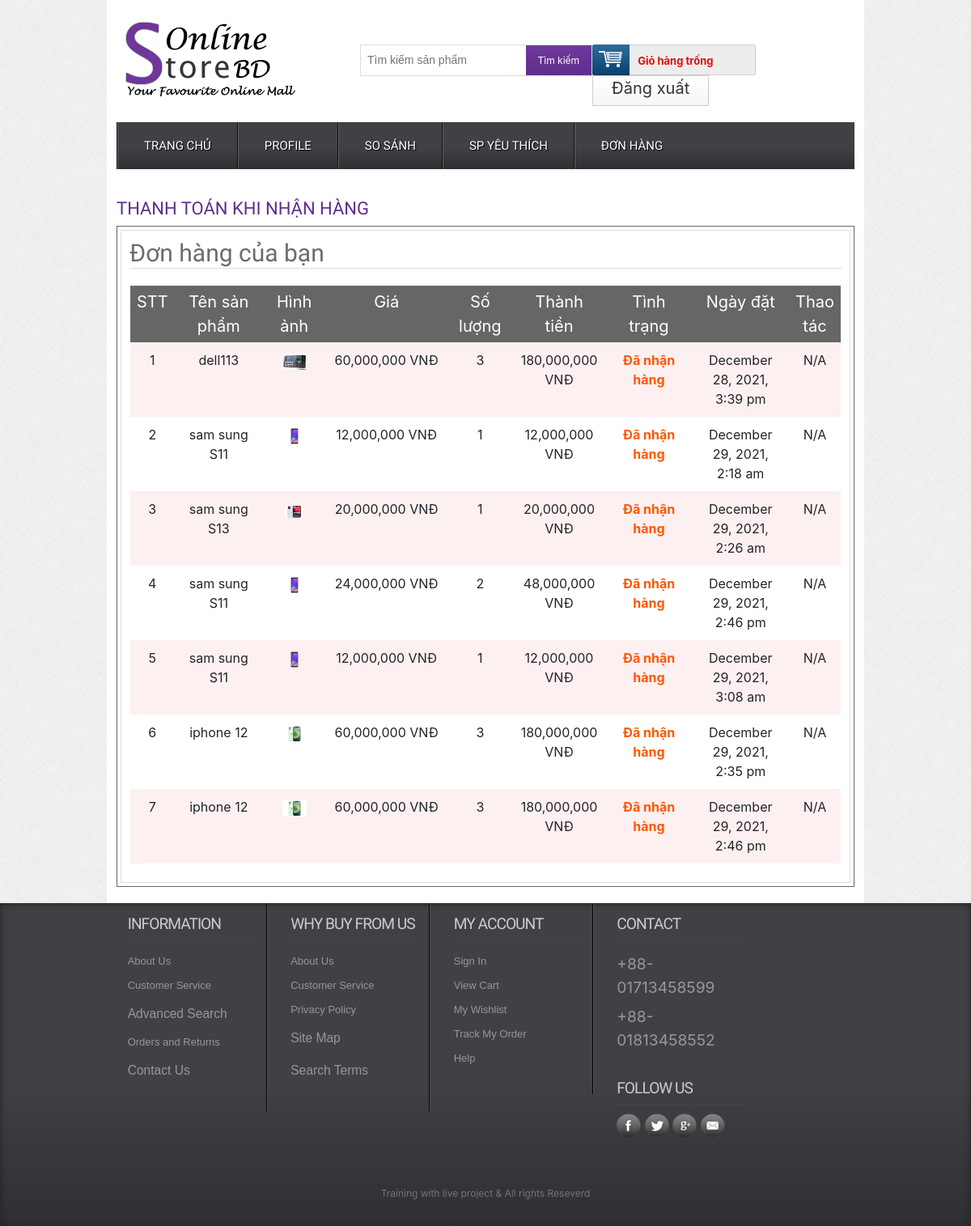
The page /orderdetails.php (signed in) on the database its author committed.
### tables this page shows
CREATE TABLE IF NOT EXISTS `tbl_order` (
  `id` int(11) NOT NULL AUTO_INCREMENT,
  `productid` int(11) NOT NULL,
  `productName` varchar(255) NOT NULL,
  `customer_id` int(11) NOT NULL,
  `quantity` int(11) NOT NULL,
  `price` varchar(255) NOT NULL,
  `hinhanh` varchar(1000) NOT NULL,
  `status` int(11) NOT NULL DEFAULT '0',
  `date_order` timestamp NOT NULL DEFAULT CURRENT_TIMESTAMP,
  PRIMARY KEY (`id`)
);

### lib/database.php (called while the page is built, shortened)
<?php
Class Database  {
   public $host   = DB_HOST;
   public $user   = DB_USER;
   public $pass   = DB_PASS;
   public $dbname = DB_NAME;
   public $link;
private function connectDB(){
   $this->link = new mysqli($this->host, $this->user, $this->pass,
    $this->dbname);
 }
public function select($query){
  $result = $this->link->query($query) or
   die($this->link->error.__LINE__);
  if($result->num_rows > 0){
    return $result;
  } else {
    return false;
  }
 }
}

### lib/session.php (called while the page is built, shortened)
<?php
class Session{
 public static function get($key){
    if (isset($_SESSION[$key])) {
     return $_SESSION[$key];
    } else {
     return false;
    }
 }
}
?>

### classes/category.php (called while the page is built, shortened)
<?php
$filepath = realpath(dirname(__FILE__));
include_once($filepath . '/../lib/database.php');
include_once($filepath . '/../helpers/format.php');
?>
<?php
class category
{
    private $db;
    public function __construct()
    {
        $this->db = new Database();
    }
    public function get_cart_ordered($customer_id)
    {
        $query = "SELECT * FROM tbl_order WHERE customer_id = '$customer_id' ";
        $get_price = $this->db->select($query);
        return $get_price;
    }
}
?>

### helpers/format.php (called while the page is built, shortened)
<?php
class Format{
 public function formatDate($date){
    return date('F j, Y, g:i a', strtotime($date));
 }
}
?>

### orderdetails.php (the view, shortened to what this page needs)
<?php
include('inc/header.php');
?>
<?php
    $cat = new category();
?>
<form action="" method="post">
    <div class="main">
        <div class="content">
            <div class="section group">
                <div class="heading">
                    <h3>Thanh toán khi nhận hàng</h3>
                </div>
                <div class="box_left">
                    <div class="cartpage">
                        <h2 style="width:100%;">Đơn hàng của bạn</h2>
                        <table class="tblone">
                            <tr>
                                <th width="5%">STT</th>
                                <th width="15%">Tên sản phẩm</th>
                                <th width="10%">Hình ảnh</th>
                                <th width="20%">Giá</th>
                                <th width="10%">Số lượng</th>
                                <th width="10%">Thành tiền</th>
                                <th width="15%">Tình trạng</th>
                                <th width="15%">Ngày đặt</th>
                                <th width="10%">Thao tác</th>
                            </tr>
                            <?php
                            $customer_id = Session::get('customer_id');
                            $get_cart_ordered = $cat->get_cart_ordered($customer_id);
                            if ($get_cart_ordered) {
                                $i = 0;
                                while ($result = $get_cart_ordered->fetch_assoc()) {
                                    $i++;
                            ?>
                                    <tr>
                                        <td><?php echo $i; ?></td>
                                        <td><?php echo $result['productName'] ?></td>
                                        <td><img src="admin/uploads/<?php echo $result['hinhanh'] ?>" alt="" /></td>
                                        <td><?php echo number_format($result['price']) . " " . "VNĐ" ?></td>
                                        <td>
                                            <?php echo $result['quantity'] ?>
                                        </td>
                                        <td><?php $total = $result['price'] * $result['quantity'];
                                            echo number_format($total) . " " . "VNĐ" ?></td>
                                        <td>
                                        <?php
                                        if($result['status']=='0'){
                                            echo 'Chờ xử lý';
                                        }elseif($result['status']==1){
                                        ?>
                                            <a href="?confirmid=<?php echo $customer_id ?>&price=<?php echo $result['price'] ?>&time=<?php echo $result['date_order'] ?>">Đã nhận hàng</a>
                                        <?php
                                        }elseif($result['status']==2){
                                            echo 'Đã thanh toán';
                                        }
									 ?>
                                        </td>
                                        <td><?php echo $fm->formatDate($result['date_order']) ?></td>
                                        <?php
                                        if ($result['status'] == '0') {
                                        ?>
                                            <td><?php echo 'N/A'; ?></td>
                                        <?php
                                        } elseif ($result['status'] == '1') {
                                        ?>
                                            <td><?php echo 'N/A'; ?></td>
                                        <?php
                                        } else {
                                        ?>
                                             <td><?php echo 'Confirmed'; ?></td>
                                        <?php
                                        }
                                        ?>
                                    </tr>
                            <?php
                                }
                            } ?>
                        </table>
                    </div>
                </div>
            </div>
        </div>
    </div>
</form>
<?php
include('inc/footer.php');
?>

### css/style.css (style rules this page uses)
html,body,div,span,applet,object,iframe,h1,h2,h3,h4,h5,h6,p,blockquote,pre,a,abbr,acronym,address,big,cite,code,del,dfn,em,img,ins,kbd,q,s,samp,small,strike,strong,sub,sup,tt,var,b,u,i,dl,dt,dd,ol,nav ul,nav li,fieldset,form,label,legend,table,caption,tbody,tfoot,thead,tr,th,td,article,aside,canvas,details,embed,figure,figcaption,footer,header,hgroup,menu,nav,output,ruby,section,summary,time,mark,audio,video { margin:0;padding:0;border:0;font-size:100%;font:inherit;vertical-align:baseline; }
table { border-collapse:collapse;border-spacing:0; }
a { text-decoration:none; }
img { max-width:100%; }
body { font-family:Arial, Helvetica, sans-serif; background:url(../images/body_bg3.jpg); }
.section { clear: both; padding: 0px; margin: 0px; }
.group:before, .group:after { content:""; display:table; }
.group:after { clear:both; }
.group { zoom:1; }
.content { padding:20px 0; background:#FFF; }
.content h2 { font-size:23px; color:#6C6C6C; font-family: 'Monda', sans-serif; }
.heading { float:left; margin-right:10%; }
.heading h3 { font-family: 'Monda', sans-serif; font-size:22px; color:#602D8D; text-transform:uppercase; }
.cartpage { border: 1px solid #ddd; overflow: hidden; padding: 10px; }
.cartpage h2 { border-bottom: 1px solid #ddd; font-size: 30px; margin-bottom: 20px; width: 141px; }
.tblone { border: 1px solid #fff; margin-bottom: 12px; width: 100%; }
.tblone th { background: #666 none repeat scroll 0 0; color: #fff; font-size: 20px; padding: 5px 8px; text-align: center; }
.tblone td { padding:10px;text-align:center; }
table.tblone tr:nth-child(2n+1) { background:#fff;height:30px; }
table.tblone tr:nth-child(2n) { background:#fdf0f1;height:30px; }
table.tblone a { color: #fe5800; font-weight: bold; text-decoration: none; }
table.tblone img { height: 20px; width: 30px; }

### orderdetails.php (style rules this page uses)
.box_left { width: 100%; border: 1px solid #666; padding: 4px; }

### rows shown on the page
tbl_order: productName "dell113", hinhanh (picture), price "60,000,000", quantity "3", total "180,000,000", date_order "December 28, 2021, 3:39 pm", status "N/A"
tbl_order: productName "sam sung S11", hinhanh (picture), price "12,000,000", quantity "1", total "12,000,000", date_order "December 29, 2021, 2:18 am", status "N/A"
tbl_order: productName "sam sung S13", hinhanh (picture), price "20,000,000", quantity "1", total "20,000,000", date_order "December 29, 2021, 2:26 am", status "N/A"
tbl_order: productName "sam sung S11", hinhanh (picture), price "24,000,000", quantity "2", total "48,000,000", date_order "December 29, 2021, 2:46 pm", status "N/A"
tbl_order: productName "sam sung S11", hinhanh (picture), price "12,000,000", quantity "1", total "12,000,000", date_order "December 29, 2021, 3:08 am", status "N/A"
tbl_order: productName "iphone 12", hinhanh (picture), price "60,000,000", quantity "3", total "180,000,000", date_order "December 29, 2021, 2:35 pm", status "N/A"
tbl_order: productName "iphone 12", hinhanh (picture), price "60,000,000", quantity "3", total "180,000,000", date_order "December 29, 2021, 2:46 pm", status "N/A"
